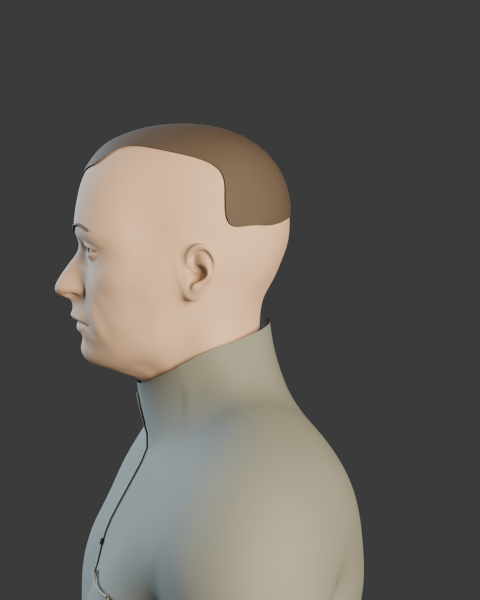
#> input picture ArtSource/Blender/Reconstruction/renders/profile.png, 960 x 1200 px, found by its file name (shown at 1/2 size)
$ python compare.py ../../Blender/Reconstruction/renders/profile.png
#> lines starting #> are read from the running program, lines starting #| are printed output that depends on the picture; pictures that were not available may be replaced by others from this repository, and a replacement may not be noted
from pathlib import Path
from PIL import Image, ImageDraw
import sys,json,re
root=Path('/Users/lautigr116/EchoProtocol')
b=root/'Docs/VisualEvidence/2026-10-08-Lighting/baseline-native/paired'
a=root/('Docs/VisualEvidence/2026-10-08-Lighting/'+(sys.argv[1] if len(sys.argv)>1 else 'pass1-native')+'/paired')
fs=sorted([f for f in a.glob('*.png') if (b/f.name).exists() and not re.search(r'-turn(?:-90|90|180)\.png$',f.name)])
for k in range((len(fs)+3)//4):
 s=Image.new('RGB',(1280,1540),(16,16,16));d=ImageDraw.Draw(s)
#> after `s = Image.new('RGB', (1280, 1540), (16, 16, 16))`: s: PIL image 1280x1540 RGB; every value is 16
 for i,f in enumerate(fs[k*4:(k+1)*4]):
  y=i*385
  for j,folder in enumerate([b,a]):
   im=Image.open(folder/f.name);im.thumbnail((638,359));s.paste(im,(j*640,y))
#> further down, im is the input picture: PIL image 960x1200 RGBA; mean R, G, B, A 95.9, 92.3, 87.3, 255
#> after `im.thumbnail((638, 359))`:
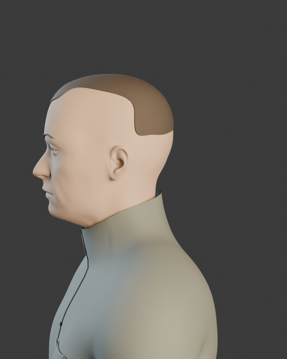
#> im: PIL image 287x359 RGBA; mean R, G, B, A 95.9, 92.3, 87.3, 255
#> after `s.paste(im, (j * 640, y))`:
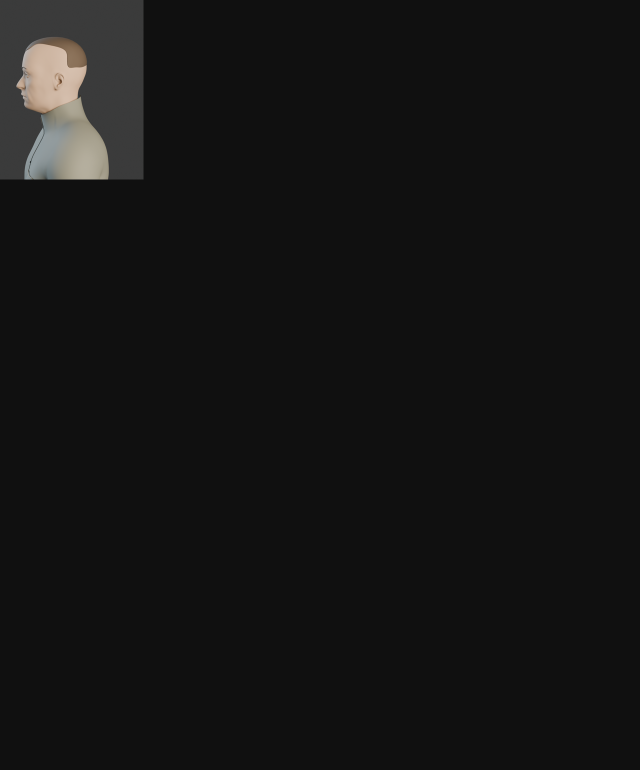
#> s: PIL image 1280x1540 RGB (shown at 1/2 size); mean R, G, B 20.2, 20, 19.7
  d.text((5,y+362),f.stem,fill='white')
 s.save('/tmp/lighting-comparison-'+str(k)+'.jpg')
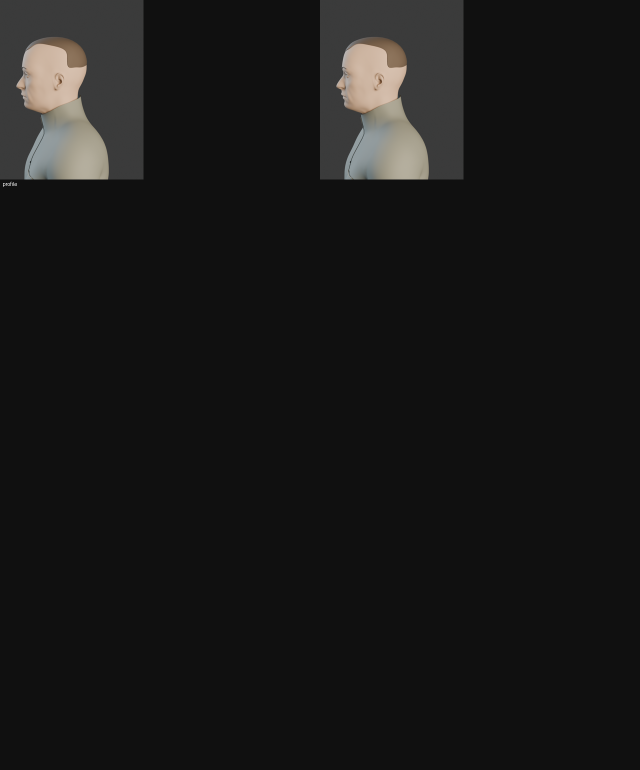
#> saved as lighting-comparison-0.jpg: PIL image 1280x1540 RGB (shown at 1/2 size); mean R, G, B 24.4, 24, 23.5
print(len(fs),'paired captures')
